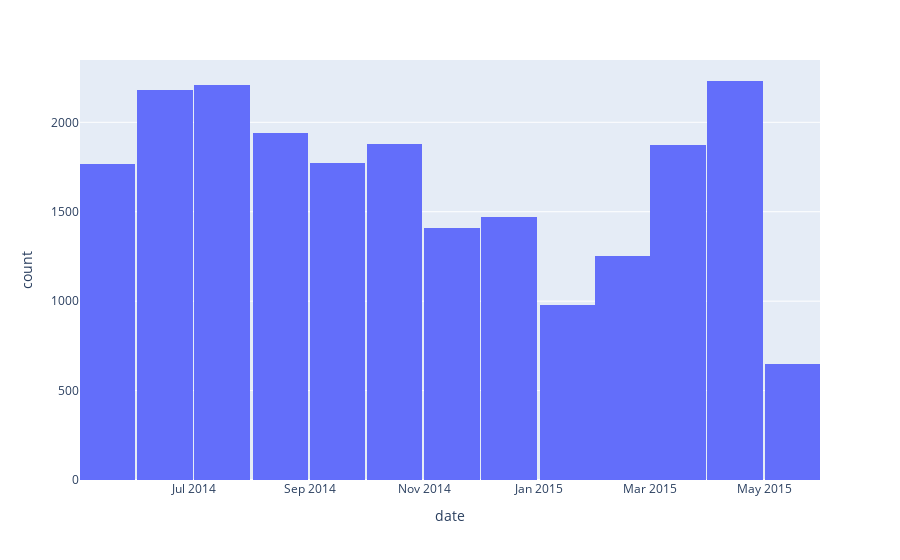

Notebook cell for this chart:
### Code cell
px.histogram(df, x='date', nbins=13)
#fig.show()

### Figure 1 — Plotly figure (JSON) as saved in the notebook; plotly's stock layout.template omitted (floating-point values rounded to 4 significant figures; data arrays with more than 128 entries replaced by an {"elided": "..."} marker saying what was removed)
{"data": [{"alignmentgroup": "True", "bingroup": "x", "hovertemplate": "date=%{x}<br>count=%{y}<extra></extra>", "legendgroup": "", "marker": {"color": "#636efa", "pattern": {"shape": ""}}, "name": "", "nbinsx": 13, "offsetgroup": "", "orientation": "v", "showlegend": false, "type": "histogram", "x": {"elided": "21613 str values"}, "xaxis": "x", "yaxis": "y"}], "layout": {"barmode": "relative", "legend": {"tracegroupgap": 0}, "margin": {"t": 60}, "xaxis": {"anchor": "y", "domain": [0, 1], "title": {"text": "date"}}, "yaxis": {"anchor": "x", "domain": [0, 1], "title": {"text": "count"}}}}
